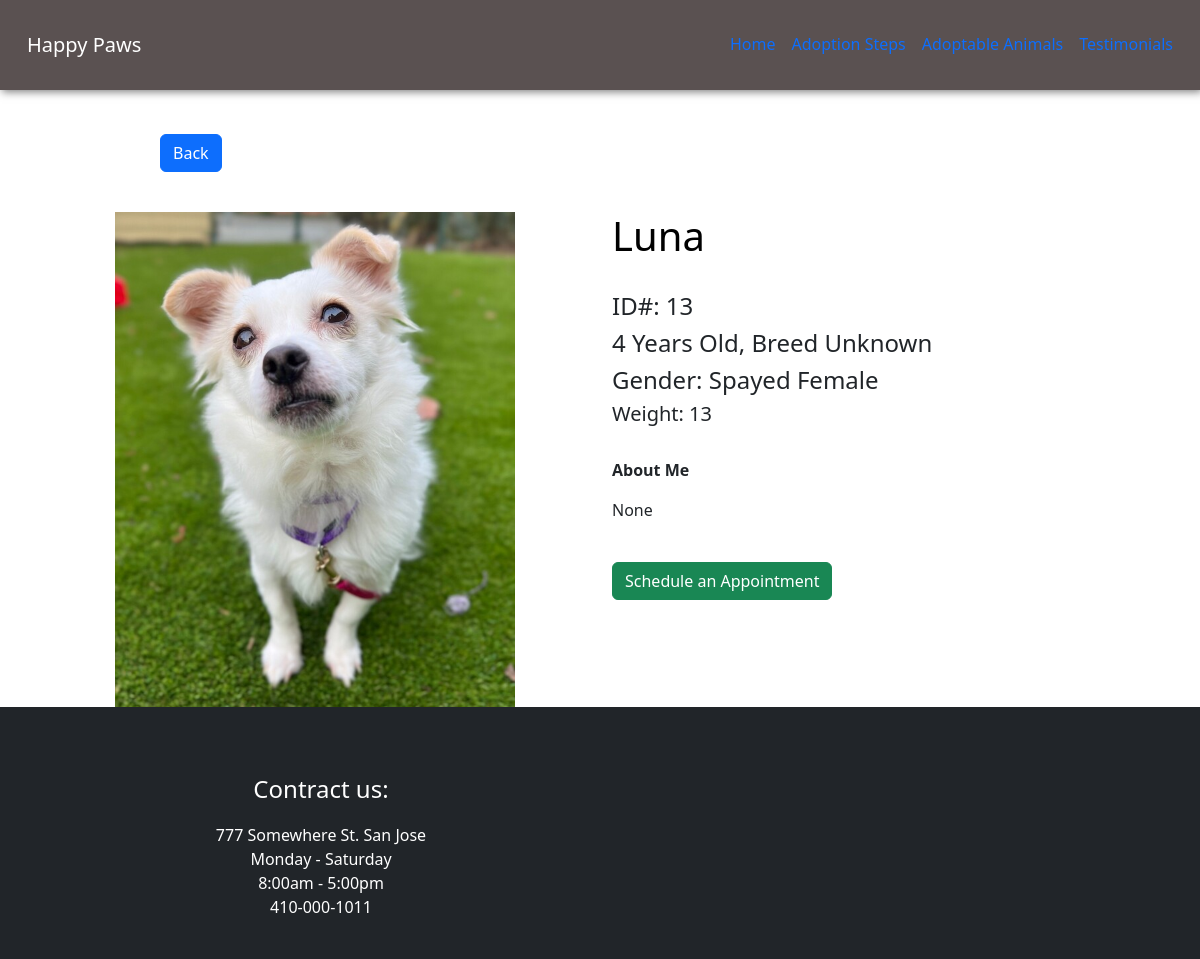
Page /Animals/13 on the earlier database version.
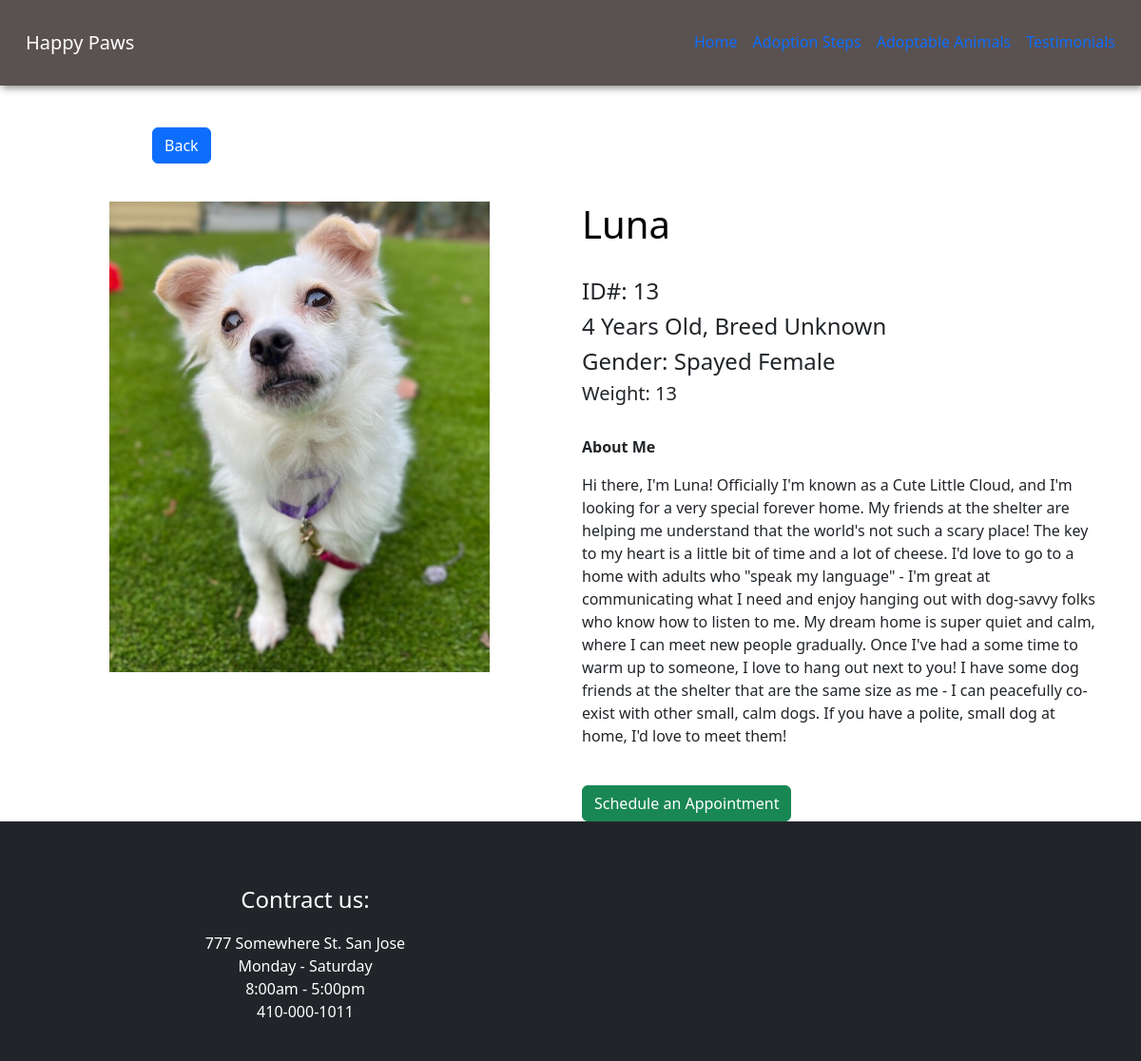
Same page on the later database version.
### app.py (models this page shows, shortened)
class Animal(db.Model):
    __tablename__ = 'animals'
    id = db.Column(db.Integer, primary_key=True)
    name = db.Column(db.String(5), nullable=False)
    age = db.Column(db.Integer, nullable=True)
    species = db.Column(db.Integer, nullable=False)
    gender = db.Column(db.Integer, nullable=False)
    breed = db.Column(db.String(150), nullable=True)
    weight = db.Column(db.Numeric, nullable=True)
    description = db.Column(db.Text, nullable=True)
    image_path = db.Column(db.String(), nullable=True)
    date_added = db.Column(db.DateTime, default=datetime.utcnow)

### app.py (the view)
@app.route('/Animals/<int:id>')
def animalpage(id):
    animal = Animal.query.get_or_404(id)
    return render_template('Animalpage.html', animal = animal)

### templates/animalpage.html (shortened to what this page needs)
{% extends "base.html" %}
{%block body%}
<div class="container-fluid" style="padding-top: 20px">
    <div class="container ">
        <div class ="row">
            <div class="col" style="padding-left: 130px; padding-bottom: 40px;">
                <a href=" {{url_for('animals')}}" class="btn btn-primary" >Back</a>
            </div>
        </div>
        <div class="row">
          <div class="col text-center">
            {% if animal.image_path %}
            <img src="{{ url_for('static', filename='animal_images/' + animal.image_path)}}" class="card-img-top" alt="animal's image"
            style="max-width: 400px; max-height: 500px; object-fit: cover;">
            {% else %}
            <img src="{{ url_for('static', filename='images/default_image.jpg') }}" class="card-img-top" alt="default image"
            style="max-width: 400px; max-height: 500px; object-fit: cover;">
            {% endif %}
          </div>
          <div class="col">
            <h1 style="text-align: left"> {{animal.name}} </h1>
            <h4> ID#: {{animal.id}} </h4>
            <h4> {{animal.age}} Years Old,
                {% if animal.breed %}
                {{ animal.breed }}
                {% else %}
                Breed Unknown
                {% endif %}
            </h4>
            <h4> Gender:
                {% if animal.gender==0 %}
                  Male
                {% elif animal.gender==1 %}
                  Female
                {% elif animal.gender==2 %}
                  Neutered Male
                {% elif animal.gender==3 %}
                  Spayed Female
                {% endif %}
            </h4>
            <h5> Weight: {{animal.id}} </h5>
            <p style="font-weight: bold; font-size: 20;"> About Me </p>
            <p> {{ animal.description }} </p>
            <a href="{{url_for('schedule', id=animal.id)}}" class="btn btn-success"" > Schedule an Appointment </a>
          </div>
        </div>
    </div>
</div>
{%endblock%}

### templates/base.html (shortened to what this page needs)
<!DOCTYPE html>
<html lang="en">
<head>
    <link href="https://cdn.jsdelivr.net/npm/bootstrap@5.3.3/dist/css/bootstrap.min.css" rel="stylesheet">
    <link rel= "stylesheet" type= "text/css" href= "{{ url_for('static',filename='styles/main.css') }}">
</head>
<body>
    <nav class ="navbar nav justify-content-center py-4 mb-4 sticky-top navbar-expand-lg navbar-dark text-light" >
        <div class="container-fluid">
            <a class="navbar-brand" href="#">  Happy Paws </a>
            <div class="collapse navbar-collapse" id="navbarNavAltMarkup">
                <ul class="nav nav-underline ms-auto py-0" >
                    <li class="nav-item">
                        <a class="nav-link " aria-current="page" href="{{url_for('home')}}">Home</a>
                    </li>
                    <li class="nav-item">
                        <a class="nav-link " href="{{url_for('adoption_steps')}}">Adoption Steps</a>
                    </li>
                    <li class="nav-item">
                        <a class="nav-link " href="{{url_for('animals')}}">Adoptable Animals</a>
                    </li>
                    <li class="nav-item">
                        <a class="nav-link" href="{{url_for('testimonial')}}">Testimonials</a>
                    </li>
                </ul>
        </div>
    </nav>
    {%block body%}
    {%endblock%}
    <footer class="bg-dark text-white pt-5 pb-4">
        <div class="container ">
            <div class="col-6 p-3">
                <div class= "row justify-content-center">
                    <p class="fs-4 text-center ">
                        Contract us:
                    </p>
                </div>
                <div class= "row justify-content-center">
                    777 Somewhere St. San Jose
                </div>
                <div class= "row justify-content-center">
                    Monday - Saturday
                </div>
                <div class= "row justify-content-center">
                    8:00am - 5:00pm
                </div>
                <div class= "row justify-content-center">
                    410-000-1011
                </div>
            </div>
        </div>
    </footer>
</body>
</html>

### static/styles/main.css (style rules this page uses)
h1 { text-align: center; color: black; }
.navbar { background: #5A5151; padding-left: 15px; padding-right: 15px; }
nav { padding: 24px; text-align: center; box-shadow: 2px 2px 8px rgba(0, 0, 0, 0.5); }

Differences in the rows shown:
changed Animal "Luna": description "None" → "Hi there, I'm Luna! Officially I'm known as a Cute Little Cloud, and I'm looking for a very special forever home. My friends at the shelter are helping me understand that the world's not such a scary place! The key to my heart is a little bit of time and a lot of cheese. I'd love to go to a home with adults who \"speak my language\" - I'm great at communicating what I need and enjoy hanging out with dog-savvy folks who know how to listen to me. My dream home is super quiet and calm, where I can meet new people gradually. Once I've had a some time to warm up to someone, I love to hang out next to you! I have some dog friends at the shelter that are the same size as me - I can peacefully…"
